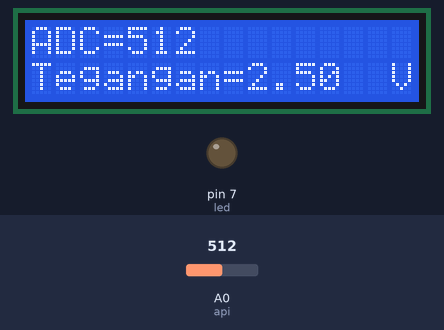
A sketch run on a simulated Arduino Uno, built with avr-gcc and run on an emulated ATmega328P. Shown: 16×2 character LCD, output pins drawn as LEDs (lit = HIGH). The inputs (shaded band) are chosen by the test bench; at power-on: A0 (api) = 512.

Above: at 1.27 s.
1.3 s: A0 (api) set to 11
At 1.51 s:
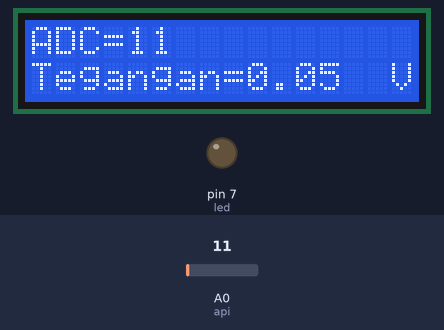
4.3 s: A0 (api) set to 8
At 4.5 s:
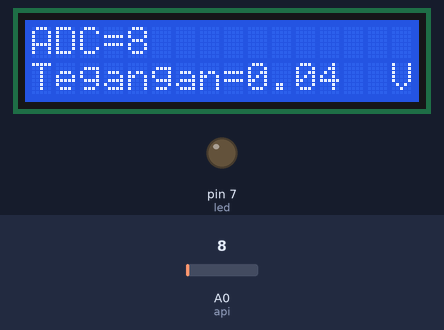
5.8 s: A0 (api) set to 93
At 6.11 s:
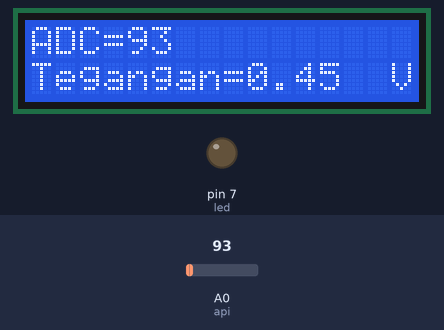
7.4 s: A0 (api) set to 110
At 7.6 s:
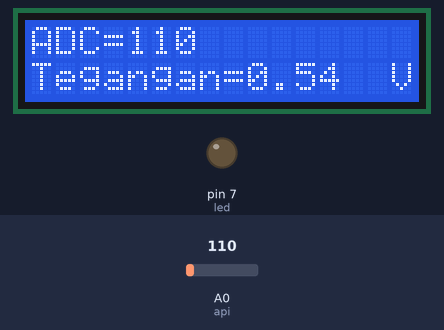
Timing chart, 0 to 9.9 s (numbered marks = the images above; inputs shaded):
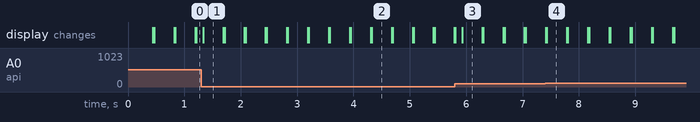

The sketch:

sensor_api_1.ino
```cpp
#include <LiquidCrystal_I2C.h>
LiquidCrystal_I2C lcd(0x27, 16, 2);
int api = A0 ;
int led = 7 ;
int adc;
float tegangan;

void setup() {
  lcd.begin();
  pinMode(led, OUTPUT);
  pinMode(api, INPUT);
  //pinMode(7, OUTPUT);
  Serial.begin(9600);
}

void loop() {
  adc = analogRead(api);
  tegangan = (adc*5.0)/1023;

  lcd.setCursor(0,0);
  lcd.print("ADC=");
  lcd.print(adc);

  lcd.setCursor(0,1);
  lcd.print("Tegangan=");
  lcd.print(tegangan);
  lcd.setCursor(15,1);
  lcd.print("V");
  delay(100);
  lcd.clear();


}
```

Measured:
- after the input at 1.3 s, the display: changes at once (image 1)
- after the input at 4.3 s, the display: first differs from a run without the input at once (image 2)
